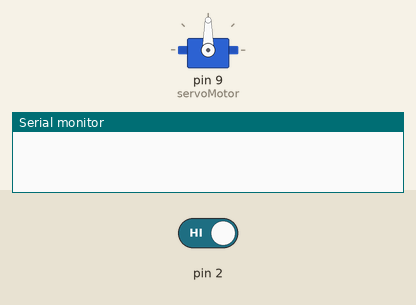
This sketch was run on a simulated Arduino Uno, built with avr-gcc and run on an emulated ATmega328P. Parts: servo, the last lines printed to the serial monitor. The test bench sets the inputs (shaded band); at power-on: pin 2 HIGH.

Above: at 1.2 s.
1.3 s: pin 2 driven LOW
At 1.6 s:
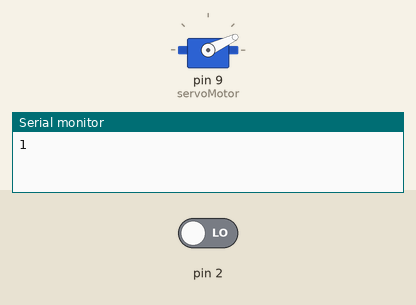
4.3 s: pin 2 driven HIGH
At 5.1 s:
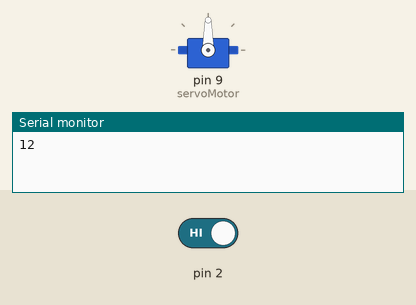
Timing chart, 0 to 7.3 s (numbered marks = the images above; inputs shaded):
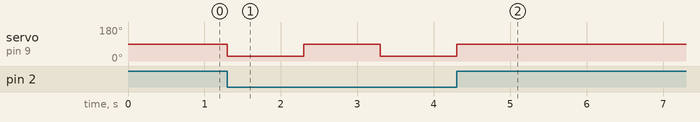

The sketch:

Servo.ino
```cpp
#include <Servo.h>

// Declaramos la variable para controlar el servo
Servo servoMotor;
int contador = 0;
int estado = 0;
void setup() {

  pinMode (2, INPUT);
  // Iniciamos el monitor serie para mostrar el resultado
  Serial.begin(9600);
  // Iniciamos el servo para que empiece a trabajar con el pin 9
  servoMotor.attach(9);
}

void loop() {
  estado = digitalRead(2);
  if (estado == LOW){
    contador = contador + 1;
    Serial.print (contador);
    // Desplazamos a la posición 0º
    servoMotor.write(25);
    // Esperamos 1 segundo
    delay(1000);

    // Desplazamos a la posición 90º
    servoMotor.write(90);
    // Esperamos 1 segundo
    delay(1000);
  }

}
```

Measured:
- after the input at 1.3 s, servo on pin 9 (servoMotor): 90° → 25° at once, → 90° 1.0 s later, → 25° 1.0 s later
- after the input at 4.3 s, servo on pin 9 (servoMotor): goes on until 4.3 s, then stays 90°
